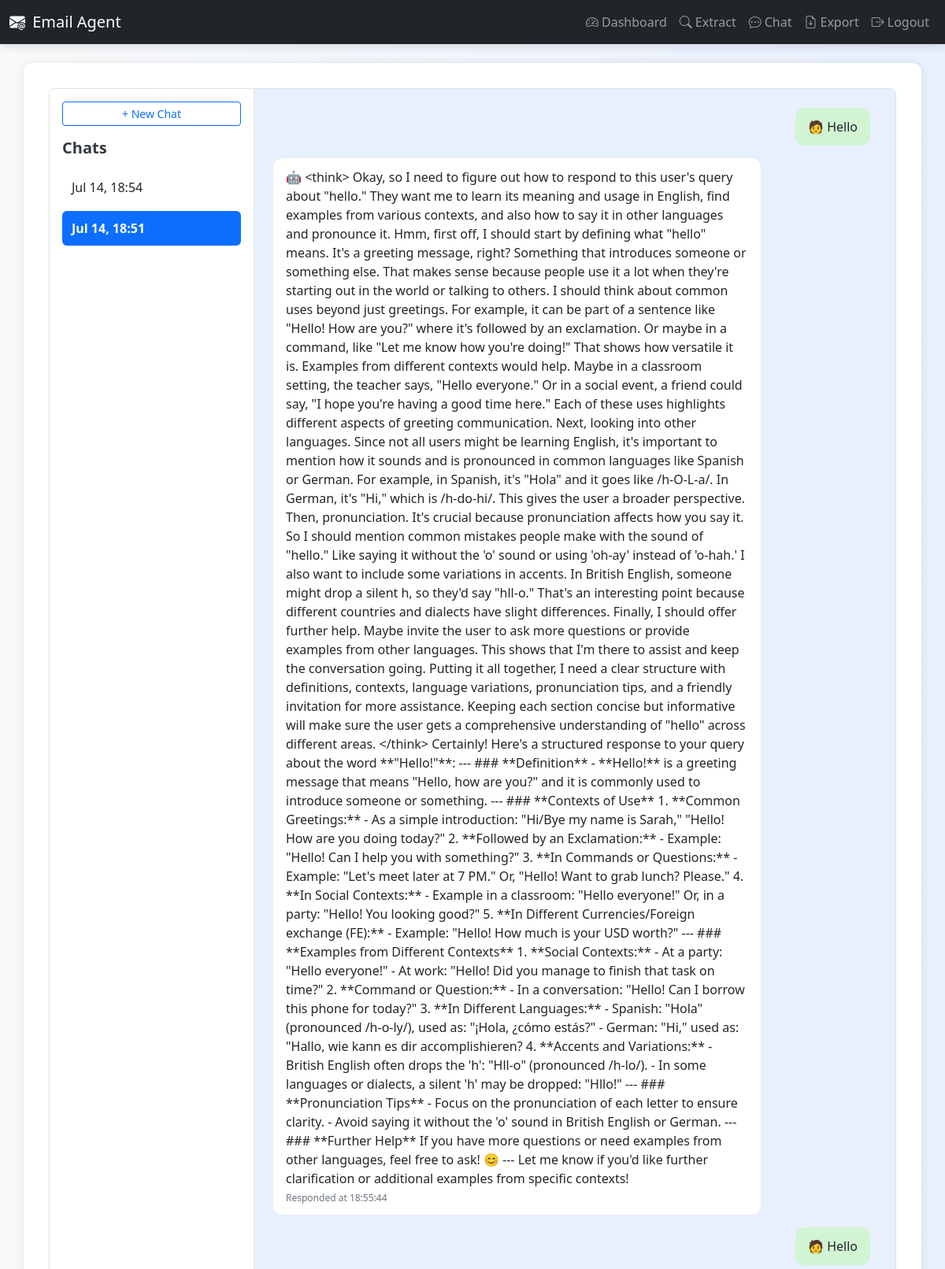
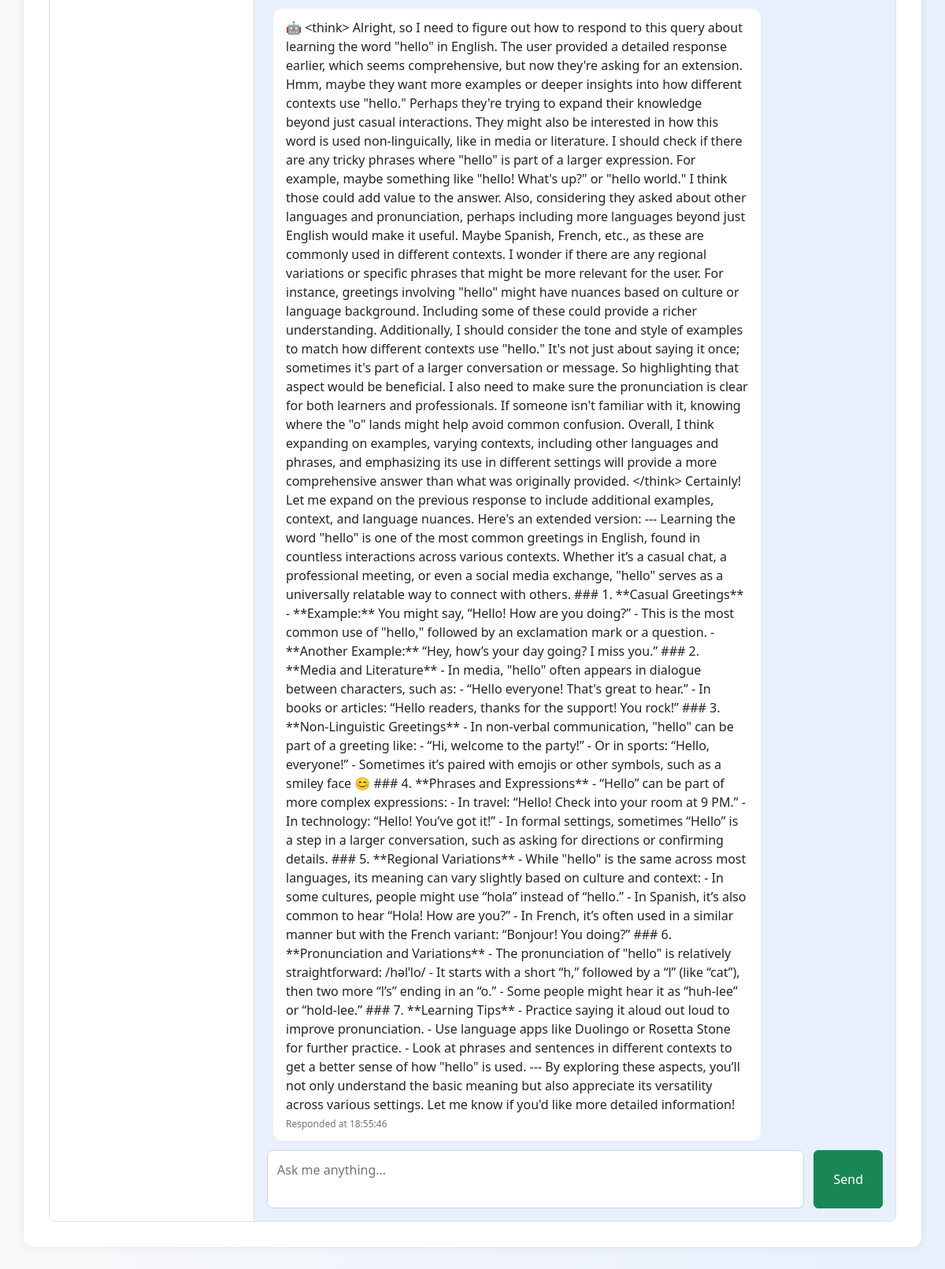
The app's page /chat/?session=1 (signed in) with its own data (2 pictures, top to bottom).
### chat/models.py (models this page shows, shortened)
class ChatSession(models.Model):
    user = models.ForeignKey(User, on_delete=models.CASCADE, related_name='chat_sessions')
    created_at = models.DateTimeField(auto_now_add=True)

class Conversation(models.Model):
    user = models.ForeignKey(User, on_delete=models.CASCADE)
    session = models.ForeignKey('ChatSession', on_delete=models.CASCADE, null=True, blank=True)
    query = models.TextField()
    response = models.TextField()
    timestamp = models.DateTimeField(auto_now_add=True)

### chat/views.py (the view)
# urls.py: path('', views.chat_view, name='chat'),
@login_required
def chat_view(request):
    sessions = ChatSession.objects.filter(user=request.user).order_by('-created_at')
    session_id = request.GET.get('session')
    if session_id:
        try:
            active_session = ChatSession.objects.get(id=session_id, user=request.user)
        except ChatSession.DoesNotExist:
            return redirect('new_chat')
    else:
        active_session = sessions.first()
    chat_history = (
        Conversation.objects.filter(session=active_session)
        .order_by('timestamp') if active_session else []
    )
    return render(request, 'chat.html', {
        'chat_history': chat_history,
        'sessions': sessions,
        'active_session': active_session
    })

### chat/templates/chat.html (shortened to what this page needs)
{% extends 'base.html' %}
{% block content %}
<div class="chat-layout">
    <div class="sidebar">
        <a class="btn btn-outline-primary btn-sm w-100 mb-3" href="{% url 'new_chat' %}">+ New Chat</a>
        <h5>Chats</h5>
        <ul>
            {% for session in sessions %}
                <li class="{% if session.id == active_session.id %}active{% endif %}">
                    <a href="{% url 'chat' %}?session={{ session.id }}">
                        {{ session.created_at|date:"M d, H:i" }}
                    </a>
                </li>
            {% empty %}
                <li><span class="text-muted">No sessions yet.</span></li>
            {% endfor %}
        </ul>
    </div>
    <div class="chat-window">
        <div class="chat-messages" id="chat-messages">
            {% for item in chat_history %}
                <div class="chat-bubble user-msg">🧑 {{ item.query }}</div>
                <div class="chat-bubble bot-msg">🤖 {{ item.response }}
                    <div class="response-time">Responded at {{ item.timestamp|date:"H:i:s" }}</div>
                </div>
            {% endfor %}
        </div>
        <form class="chat-form" id="chat-form">
            <textarea id="query" rows="2" placeholder="Ask me anything..." required></textarea>
            <button class="btn btn-success" type="submit">Send</button>
        </form>
    </div>
</div>
{% endblock %}

### templates/base.html (style rules this page uses)
body { background: linear-gradient(to right, #f8f9fa, #e8f0fe); min-height: 100vh; font-family: 'Segoe UI', sans-serif; }

### chat/templates/chat.html (style rules this page uses)
.chat-layout { display: flex; height: 85vh; border: 1px solid #dee2e6; border-radius: 8px; overflow: hidden; background-color: #f8f9fa; }
.sidebar { width: 260px; background: #ffffff; border-right: 1px solid #dee2e6; padding: 16px; overflow-y: auto; }
.sidebar h5 { margin-bottom: 16px; font-weight: 600; color: #343a40; }
.sidebar ul { list-style: none; padding-left: 0; }
.sidebar ul li { padding: 10px 12px; margin-bottom: 8px; border-radius: 6px; transition: background 0.2s; }
.sidebar ul li a { text-decoration: none; color: #212529; display: block; }
.sidebar ul li.active { background-color: #0d6efd; }
.sidebar ul li.active a { color: #ffffff; font-weight: bold; }
.chat-window { flex: 1; display: flex; flex-direction: column; padding: 16px; background: #e7f0fc; }
.chat-messages { flex: 1; overflow-y: auto; padding-right: 8px; display: flex; flex-direction: column; }
.chat-bubble { max-width: 80%; padding: 12px 16px; margin: 8px; border-radius: 12px; font-size: 16px; line-height: 1.5; word-wrap: break-word; }
.user-msg { align-self: flex-end; background-color: #d1f4d3; text-align: right; }
.bot-msg { align-self: flex-start; background-color: #ffffff; text-align: left; position: relative; }
.response-time { font-size: 12px; color: #6c757d; margin-top: 4px; }
.chat-form { display: flex; padding-top: 12px; }
.chat-form textarea { flex: 1; resize: none; padding: 12px; font-size: 16px; border-radius: 8px; border: 1px solid #ced4da; }
.chat-form button { margin-left: 12px; padding: 0 24px; font-size: 16px; }

### records on screen
ChatSession: created_at "Jul 14, 18:54"
ChatSession: created_at "Jul 14, 18:51"
Conversation: query "Hello", response "<think> Okay, so I need to figure out how to respond to this user's query about \"hello.\" They want me to learn its meaning and usage in English, find examples from various contexts, and also how to say it in other languages and pronounce it. Hmm, first off, I should start by defining what \"hello\" means. It's a greeting message, right? Something that introduces someone or something else. That makes sense because people use it a lot when they're starting out in the world or talking to others. I should think about common uses beyond just greetings. For example, it can be part of a sentence like \"Hello! How are you?\" where it's followed by an exclamation. Or maybe in a command, like \"Let me…", timestamp "18:55:44"
Conversation: query "Hello", response "<think> Alright, so I need to figure out how to respond to this query about learning the word \"hello\" in English. The user provided a detailed response earlier, which seems comprehensive, but now they're asking for an extension. Hmm, maybe they want more examples or deeper insights into how different contexts use \"hello.\" Perhaps they're trying to expand their knowledge beyond just casual interactions. They might also be interested in how this word is used non-linguically, like in media or literature. I should check if there are any tricky phrases where \"hello\" is part of a larger expression. For example, maybe something like \"hello! What's up?\" or \"hello world.\" I think those could add…", timestamp "18:55:46"
